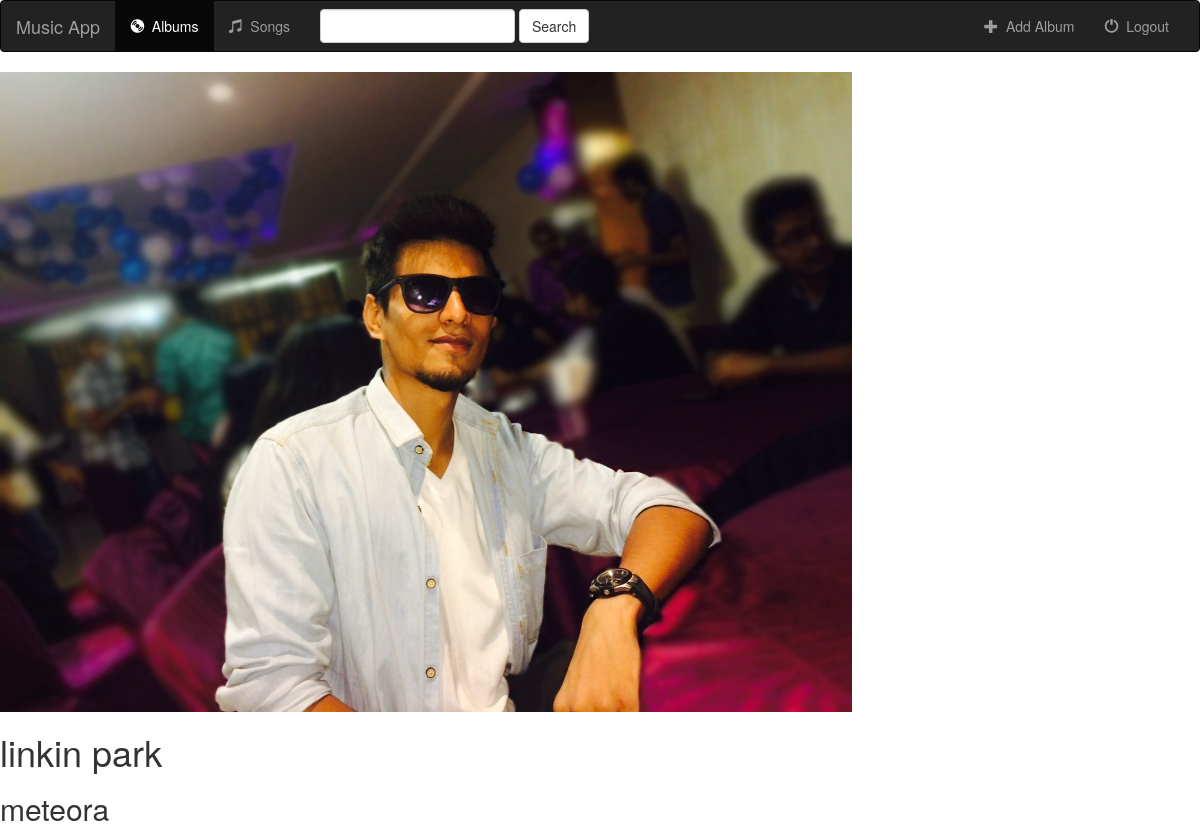
The page /music/4 on the database its author committed.
### musicapp/models.py (models this page shows, shortened)
class Album(models.Model):
    artist = models.CharField(max_length=100)
    album_title = models.CharField(max_length=100)
    genre = models.CharField(max_length=100)
    album_logo = models.FileField()

### musicapp/views.py (the view)
# urls.py: url(r'^(?P<pk>[0-9]+)$', views.ListView.as_view(), name='lists'),
class ListView(generic.DetailView):
    model = Album
    template_name = "lists.html"

### musicapp/templates/lists.html (shortened to what this page needs)
{% extends 'musicapp/base.html' %}
{% block body %}
<img src="{{ album.album_logo.url }}">
<h1> {{ album.artist }}</h1>
<h2> {{ album.album_title }}</h2>
{% endblock %}

### rows shown on the page
Album: album_logo (picture), artist "linkin park", album_title "meteora"
